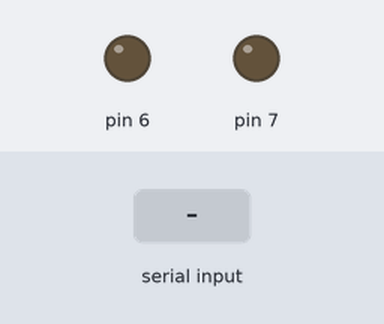
This sketch was run on a simulated Arduino Uno, built with avr-gcc and run on an emulated ATmega328P. Parts: output pins drawn as LEDs (lit = HIGH). The inputs (shaded band) are chosen by the test bench.

Above: at 1.2 s.
1.3 s: "G" received over Serial
At 1.9 s:
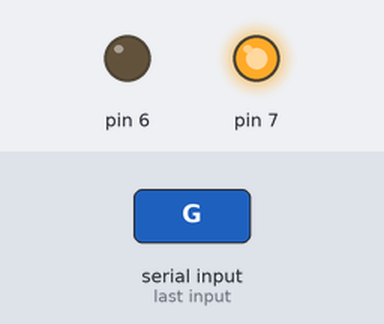
2.8 s: "R" received over Serial
At 3.1 s:
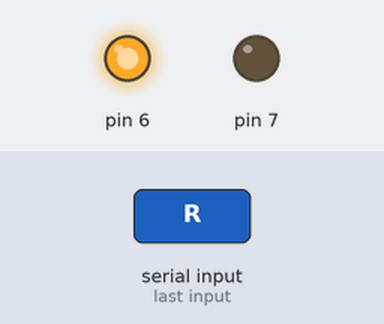
Timing chart, 0 to 5.8 s (numbered marks = the images above; inputs shaded):
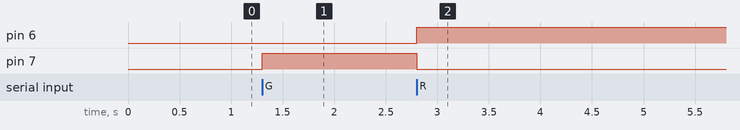

Measured:
- after the input at 1.3 s, pin 7: LOW → HIGH at once
- after the input at 2.8 s, pin 6: LOW → HIGH at once; pin 7: HIGH → LOW at once

The sketch:

mikrotik-network-automation-scada.ino
```cpp
// Pin 7 = VERDE (ping ok)
// Pin 6 = ROJO  (ping fail)

void setup() {
  pinMode(7, OUTPUT);
  pinMode(6, OUTPUT);
  Serial.begin(9600);
}

void loop() {
  if (Serial.available() > 0) {
    char dato = Serial.read();

    if (dato == 'G') {
      digitalWrite(7, HIGH);  // verde encendido
      digitalWrite(6, LOW);   // rojo apagado
    }
    else if (dato == 'R') {
      digitalWrite(6, HIGH);  // rojo encendido
      digitalWrite(7, LOW);   // verde apagado
    }
  }
}
```
